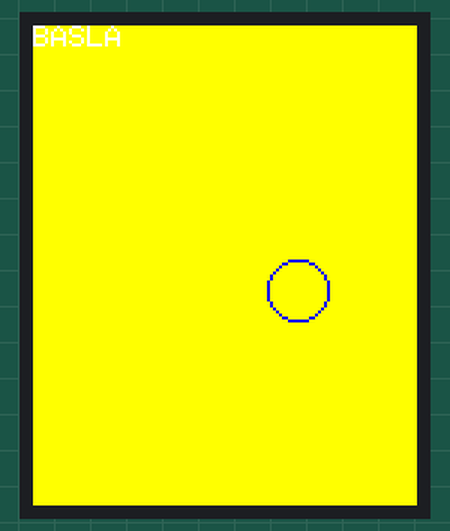
A sketch run on a simulated Arduino Uno, built with avr-gcc and run on an emulated ATmega328P. Parts: 128×160 colour display.

Above: at 0.32 s.
At 1.02 s:
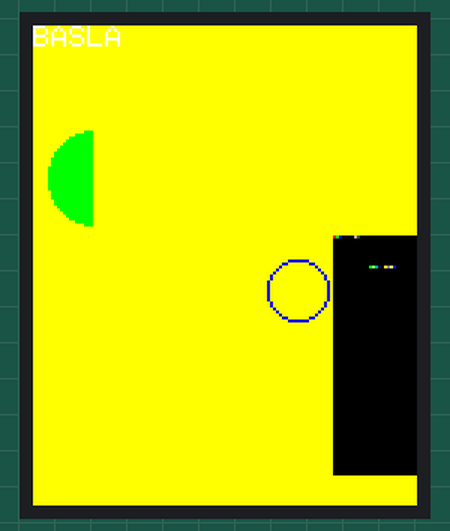
At 1.8 s:
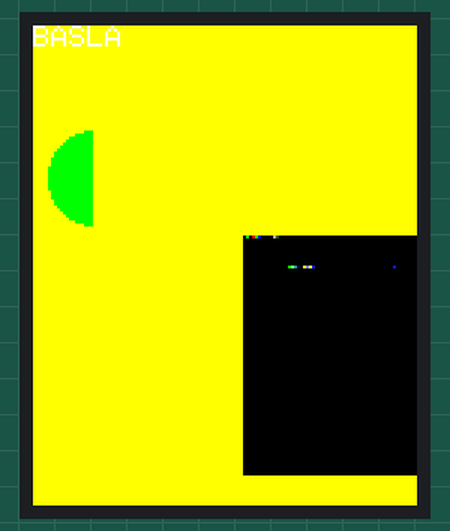
At 19.06 s:
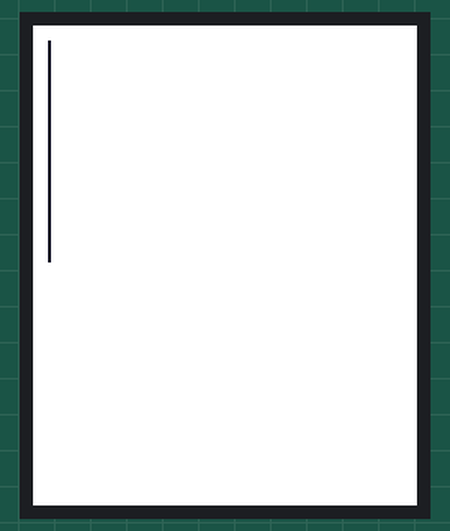
At 35.61 s:
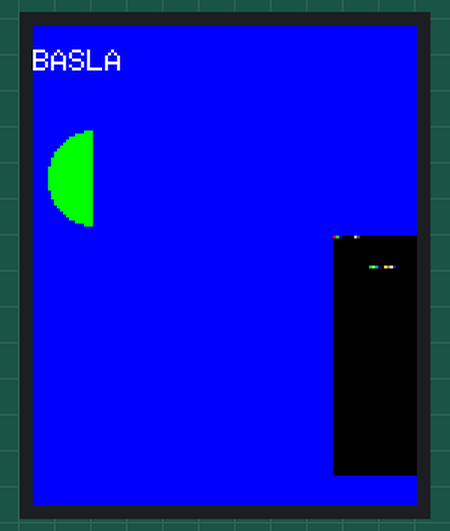
At 36.4 s:
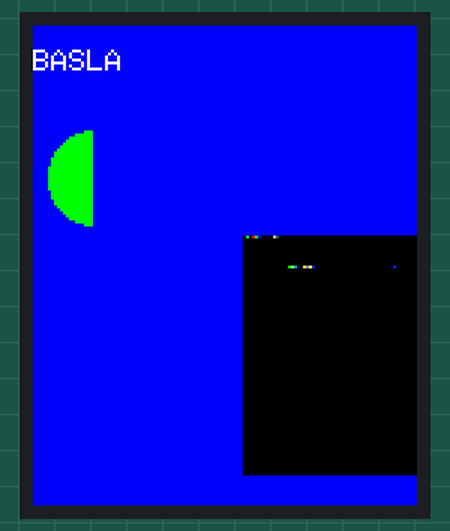

The sketch:

endus_yoru.ino
```cpp
#include <Adafruit_GFX.h>    // Core graphics library
#include <Adafruit_ST7735.h> // Hardware-specific library for ST7735
#include <SPI.h>
#include <Fonts/FreeMonoBoldOblique12pt7b.h>
#define TFT_CS         17
#define TFT_RST        14
#define TFT_DC         16
#define TFT_MOSI 2 //SDA neden buraya bağlandı **
#define TFT_SCLK 15

Adafruit_ST7735 tft = Adafruit_ST7735(TFT_CS, TFT_DC, TFT_MOSI, TFT_SCLK, TFT_RST);

void setup() {
  tft.initR(INITR_BLACKTAB); //tft.initR(INITR_REDTAB); ** //tft.initR(INITR_REDTAB); ** komutu, ST7735S çipini başlatır ve ekranın başlangıç ayarlarını yapar.
  tft.fillScreen(ST7735_YELLOW); ///ekranı o renkle doldurur

  //testdrawtext("Lorem ipsum dolor sit amet, consectetur adipiscing elit. Curabitur adilla sed malesuada et, malesuada sit amet turpis. Sed porttitor neque ut ante pretium vitae malesuada nunc bibendum. Nullam aliquet ultrices massa eu hendrerit. Ut sed nisi lorem. In vestibulum purus a tortor imperdiet posuere. ",ST77XX_BLUE);//ST77XX_MAGENTA
  //delay(1000);
  // tft print function!
 // tftPrintTest();
}

void loop() {
  // put your main code here, to run repeatedly:

    // Örnek renk dizisi

    //tft.setCursor(0, 20);
    //tft.setFont(&FreeMonoBoldOblique12pt7b);
    //tft.setTextColor(ST77XX_WHITE);
    //tft.setRotation(4); //0 dikey- 1 yatay - 2diğer dikey -3 diğer yatay bu kadar ama 4 yaparsan tekrar  baştan ilerler mesela
    //tft.setTextSize(1);
    tft.println("BASLA");

    tft.drawCircle(88, 88, 10,  0x001F);
    delay(300);
    tft.fillCircleHelper(20, 50, 15, 2, 1, 0x07E0);
    delay(250);

    uint16_t colors[] = {0xF800, 0x07E0, 0x001F};  // Kırmızı, Yeşil, Mavi
    uint16_t colors_n[] = { 0,0x07E0,0};  // Kırmızı, Yeşil, Mavi

// Bit eşlemesini çizme
    int16_t a = 70;
    int16_t b = 70;
    int16_t width = 50;
    int16_t height = 80;

    tft.drawRGBBitmap(a+30, b, colors, width, height); //değişik
    delay(400);
    tft.drawRGBBitmap(a, b, colors_n, width, height); //değişik


    tft.invertDisplay(true);   //i true ise ekranın daha az parlaklıkla çalışmasını sağlar, false ise, tam parlaklık durumudur, varsayılan olarak ekran tam parlaklık modunda çalışır.
    delay(500);
    tft.invertDisplay(false); //yukarıda mavi aşağıda sarı oluyor
    delay(500);

    tft.fillScreen(ST7735_BLUE);


    int16_t x;
    for(x=7;x<=100;x++)
    {
      tft.drawPixel(x,5,1);
      delay(100);
    }

    tft.fillScreen(ST7735_WHITE);

    int16_t y;
    for(y=5;y<=140;y++)
    {
      tft.drawPixel(5,y,3);
      delay(100);
    }

    tft.fillScreen(ST7735_RED);

    for(x=7;x<=100;x++)
    {
      tft.drawPixel(x,140,5);
      delay(100);
    }

     tft.fillScreen(ST7735_BLUE);
}

/*
//void testdrawtext(char *text, uint16_t color, uint16_t bg)
void testdrawtext(char *text, uint16_t color){
  tft.setCursor(0, 0);
  tft.setTextColor(color);
 // tft.setTextColor(color,bg); //(color,ST7735_BLUE); **
  tft.setTextWrap(true);  //false ayarı kullanılsaydı, metin ekranın sınırlarını aştığında kesilerek bir sonraki karakter yazdırılmazdı.
  tft.print(text);
  }
  */

/*
void tftPrintTest() {
  // tft.setTextWrap(false);
  tft.fillScreen(ST77XX_BLACK);
  tft.setCursor(0, 20);
  //tft.setFont(&FreeMonoBoldOblique12pt7b);
  tft.setTextColor(ST77XX_WHITE);
  tft.setRotation(4); //0 dikey- 1 yatay - 2diğer dikey -3 diğer yatay bu kadar ama 4 yaparsan tekrar  baştan ilerler mesela
  tft.setTextSize(1); //1 den 5e kadar 10px 20px gider
  tft.println("END");
  tft.setTextColor(ST77XX_WHITE);
tft.setCursor(100, 157); // tft 128*160 1.8
  tft.setTextSize(2);
  tft.println("ELE");
  tft.setTextColor(ST77XX_WHITE);
  tft.setCursor(0, 90); // 0px sağa 40px aşağıya
  tft.setTextSize(5);
  //tft.println(" ");
  tft.println("12023");
}
*/
```

Measured:
- what the display in image 1 shows lasts 0.5 s, from 0.8 s to 1.3 s
